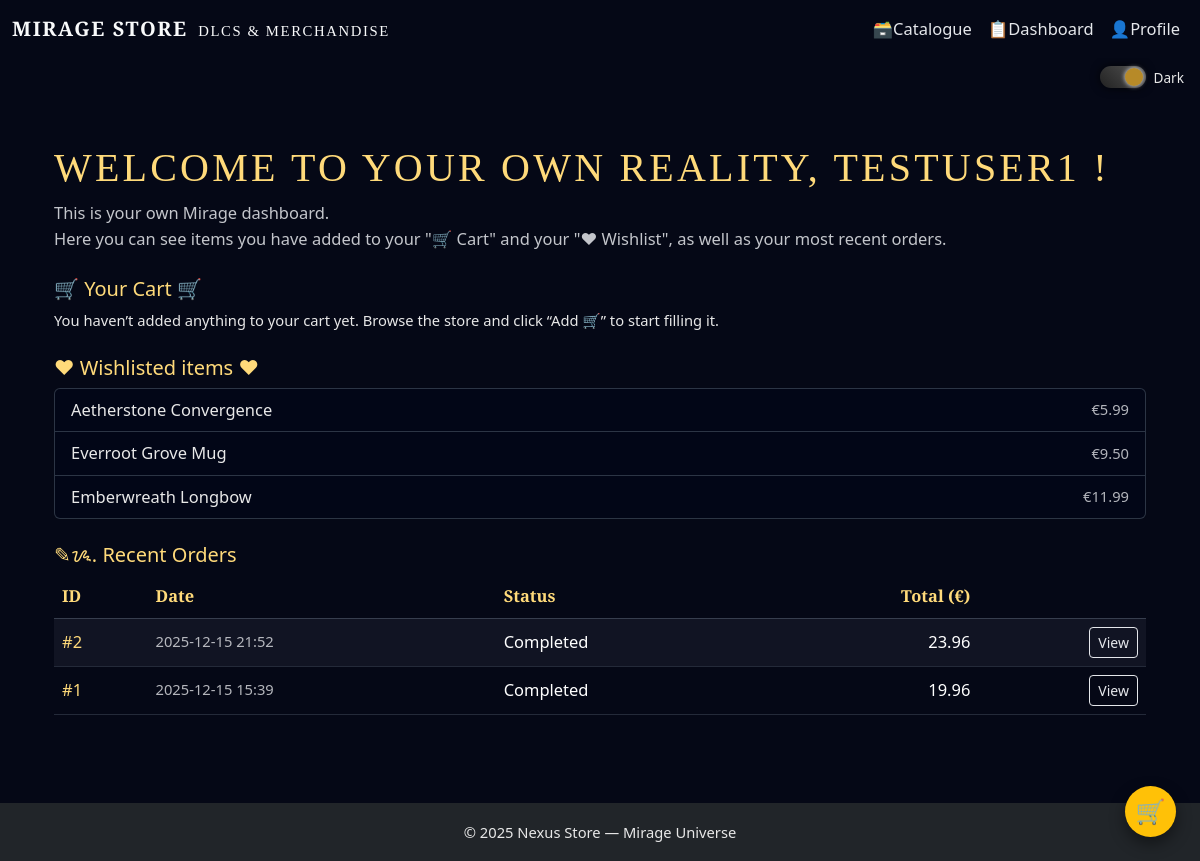
The app's page /accounts/dashboard/ (signed in), older data.
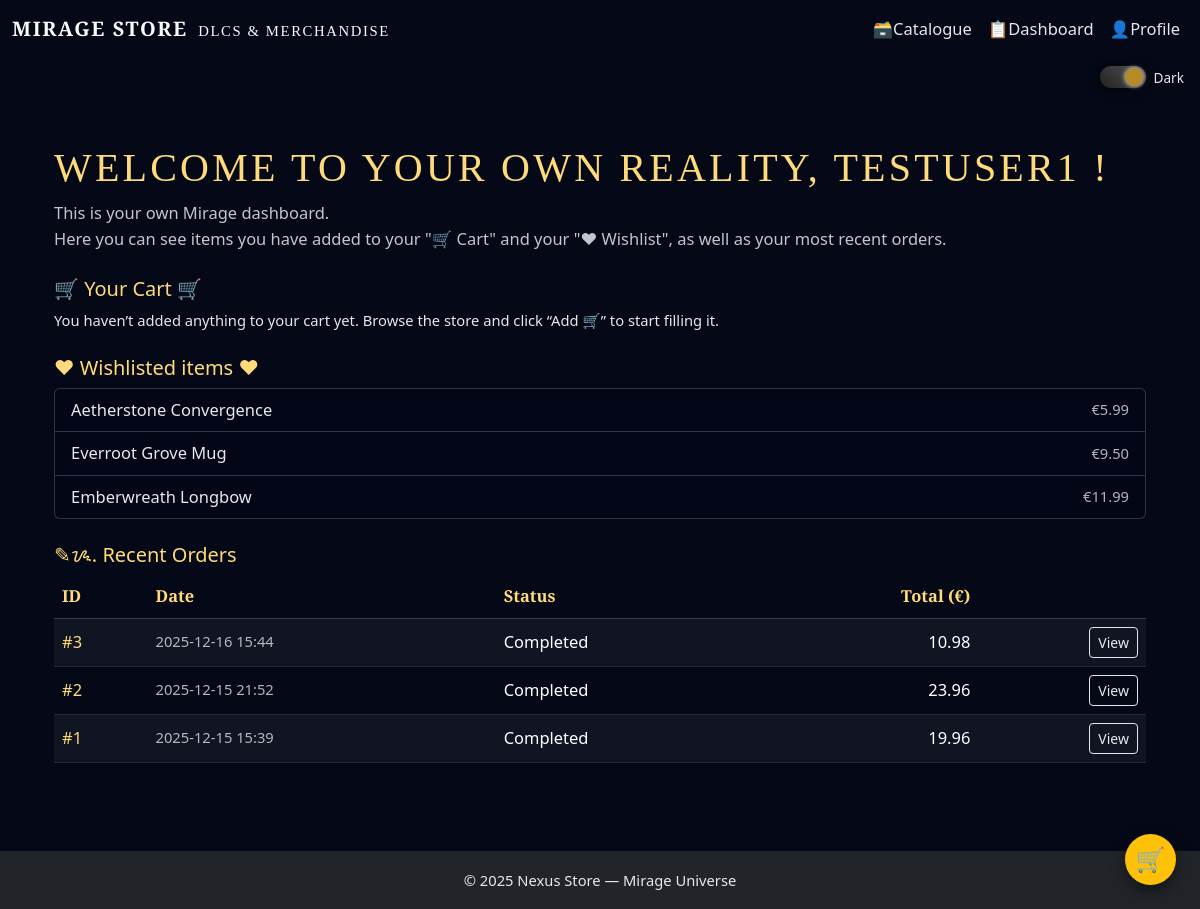
The same page, newer data.
### core/models.py (models this page shows, shortened)
class WishlistItem(models.Model):
    user = models.ForeignKey(
        User,
        on_delete=models.CASCADE,
        related_name="wishlist_items",
    )
    item = models.ForeignKey(
        Item,
        on_delete=models.CASCADE,
        related_name="wishlisted_by",
    )
    created_at = models.DateTimeField(auto_now_add=True)
    class Meta:
        unique_together = ("user", "item")

class Item(models.Model):
    label = models.CharField(max_length=100)
    category = models.ForeignKey(
        Category,
        on_delete=models.PROTECT,
        related_name="items",
    )
    subcategory = models.ForeignKey(
        SubCategory,
        on_delete=models.PROTECT,
        related_name="items",
    )
    description = models.TextField(blank=True)
    price = models.DecimalField(max_digits=7, decimal_places=2)
    element = models.CharField(max_length=30, blank=True)
    reality_fragment = models.CharField(max_length=50, blank=True)
    rarity = models.CharField(
        max_length=20,
        choices=RARITY_CHOICES,
        default="common",
    )
    image_url = models.CharField(
        max_length=200,
        blank=True,
        help_text="Path under static/, e.g. 'images/items/emberwreath-longbow.png'",
    )
    created_at = models.DateTimeField(auto_now_add=True)

class Order(models.Model):
    STATUS_CHOICES = [
        ("pending", "Pending"),
        ("completed", "Completed"),
        ("cancelled", "Cancelled"),
    ]
    user = models.ForeignKey(
        User,
        on_delete=models.CASCADE,
        related_name="orders",
    )
    created_at = models.DateTimeField(auto_now_add=True)
    status = models.CharField(
        max_length=20,
        choices=STATUS_CHOICES,
        default="completed",
    )
    total_price = models.DecimalField(
        max_digits=8,
        decimal_places=2,
        default=Decimal("0.00"),
    )

### accounts/views.py (the view, shortened to what this page needs)
# urls.py: path("dashboard/", views.dashboard_view, name="dashboard"),
@login_required
def dashboard_view(request):
    wishlist_items = (
        WishlistItem.objects.filter(user=request.user)
        .select_related("item")
        .order_by("-created_at")
    )
    cart = _get_cart(request.session)
    item_ids = [int(k) for k in cart.keys()]
    items = Item.objects.filter(id__in=item_ids)
    cart_items = []
    cart_total = 0
    orders = (
        Order.objects.filter(user=request.user)
        .order_by("-created_at")[:5]
    )
    context = {
        "wishlist_items": wishlist_items,
        "cart_items": cart_items,
        "cart_total": cart_total,
        "orders": orders,
    }
    return render(request, "accounts/dashboard.html", context)

### core/views.py (called while the page is built)
def _get_cart(session):
    return session.get("cart", {})

### accounts/templates/accounts/dashboard.html (shortened to what the changed rows need)
{% extends "core/layout.html" %}
{% block content %}
<div class="container py-4">
    <h1 class="page-title">
        Welcome to your own reality, {{ request.user.username }} !
    </h1>
    <h2 class="h5 mt-4">🛒 Your Cart 🛒</h2>
    <h2 class="h5 mt-4">♥ Wishlisted items ♥</h2>
    {% if wishlist_items %}
        <ul class="list-group mt-2">
            {% for w in wishlist_items %}
                <li class="list-group-item d-flex justify-content-between align-items-center">
                    <span>{{ w.item.label }}</span>
                    <span class="text-muted small">€{{ w.item.price }}</span>
                </li>
            {% endfor %}
        </ul>
    {% else %}
        <p class="small mt-2">
            You haven’t added anything to your wishlist yet.
            Browse the store and click “♥ Wishlist” to save items here.
        </p>
    {% endif %}
    <h2 class="h5 mt-4">✎ᝰ. Recent Orders</h2>
    {% if orders %}
        <div class="table-responsive mt-2">
            <table class="table table-dark table-striped align-middle">
                <thead>
                    <tr>
                        <th>ID</th>
                        <th>Date</th>
                        <th>Status</th>
                        <th class="text-end">Total (€)</th>
                        <th></th>
                    </tr>
                </thead>
                <tbody>
                {% for order in orders %}
                    <tr>
                        <td>
                            <a href="{% url 'order_detail' order.id %}">
                                #{{ order.id }}
                            </a>
                        </td>
                        <td class="text-muted small">
                            {{ order.created_at|date:"Y-m-d H:i" }}
                        </td>
                        <td>{{ order.status|title }}</td>
                        <td class="text-end">{{ order.total_price }}</td>
                        <td class="text-end">
                            <a href="{% url 'order_detail' order.id %}"
                               class="btn btn-sm btn-outline-light">
                                View
                            </a>
                        </td>
                    </tr>
                {% endfor %}
                </tbody>
            </table>
        </div>
    {% else %}
        <p class="small mt-2">
            You have not placed any orders yet.
            When you complete a checkout, they will appear here.
        </p>
    {% endif %}
</div>
{% endblock %}

Row changes from the older to the newer data that the page shows:
added Order: id "3", created_at "2025-12-16 15:44", status "Completed", total_price "10.98"
